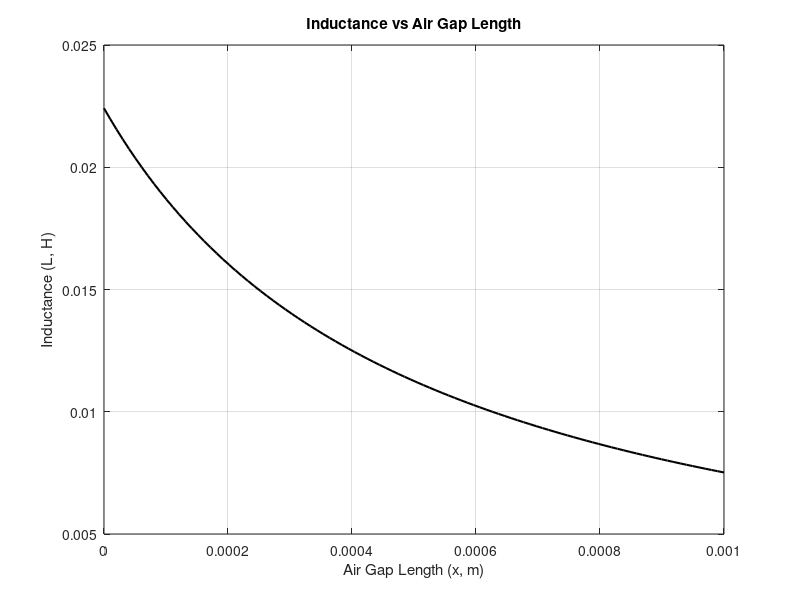
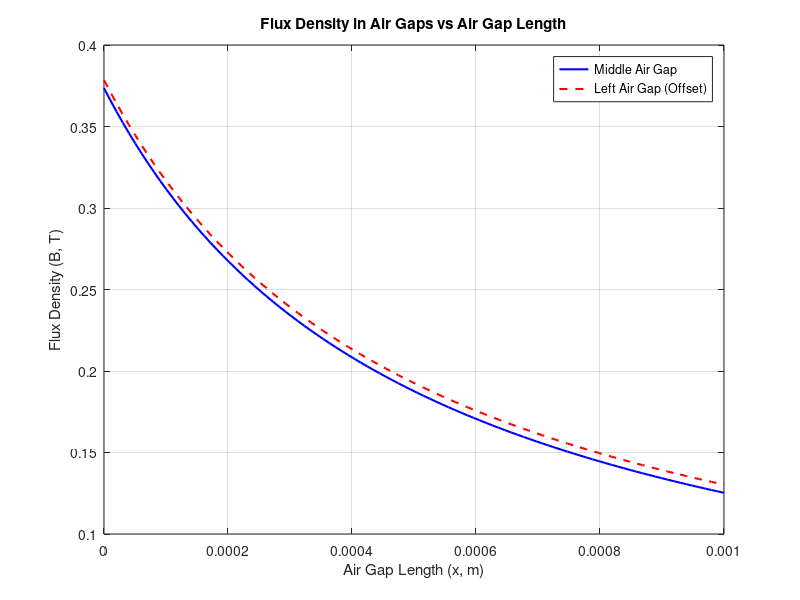

Recreate these plots in MATLAB, in order.
% Constants
mu_0 = 4 * pi * 1e-7; % Permeability of free space (H/m)
mu_r = 15000; % Relative permeability of the core (High-Quality Material)
A_outer = 1e-4; % Cross-sectional area of the outer legs (m^2)
A_middle = 2e-4; % Cross-sectional area of the middle leg (m^2)
F = 300; % Magnetomotive force (Ampere-Turns)

% Generate 100 datapoints for x in meters
x_m = linspace(0, 0.001, 100); % x from 0 to 0.001 m (SI units)

% Preallocate arrays
L = zeros(size(x_m)); % Inductance
B_left = zeros(size(x_m)); % Flux density in left air gap
B_middle = zeros(size(x_m)); % Flux density in middle air gap

% Loop through all x values
for i = 1:length(x_m)
    % Air gap lengths in meters
    g_left = x_m(i); % Left and right gap lengths in meters
    g_middle = x_m(i) + 0.001; % Middle gap length in meters

    % Reluctances
    l_left_core = 0.1 - x_m(i); % Left core length in meters
    R_left_core = l_left_core / (mu_0 * mu_r * A_outer); % Core reluctance
    R_left_gap = g_left / (mu_0 * A_outer); % Left gap reluctance
    R_left = R_left_core + R_left_gap; % Total reluctance of left branch

    l_middle_core = 0.04 - g_middle; % Middle core length in meters
    R_middle_core = l_middle_core / (mu_0 * mu_r * A_middle); % Core reluctance
    R_middle_gap = g_middle / (mu_0 * A_middle); % Middle gap reluctance
    R_middle = R_middle_core + R_middle_gap; % Total reluctance of middle branch

    % Parallel reluctance of left and right branches
    R_left_right = R_left / 2;

    % Total reluctance of the circuit
    R_total = R_middle + R_left_right;

    % Inductance
    L(i) = 300^2 / R_total;

    % Flux calculations
    Phi_middle = F / R_total; % Flux in the middle branch
    Phi_left = Phi_middle / 2; % Flux in the left branch

    % Flux densities
    B_left(i) = Phi_left / A_outer; % Flux density in the left air gap
    B_middle(i) = Phi_middle / A_middle; % Flux density in the middle air gap
end

% Plot Inductance
figure;
plot(x_m, L, '-k', 'LineWidth', 1.5);
xlabel('Air Gap Length (x, m)');
ylabel('Inductance (L, H)');
title('Inductance vs Air Gap Length');
grid on;

% Plot Flux Densities with Offset
figure;
plot(x_m, B_middle, '-b', 'LineWidth', 1.5, 'DisplayName', 'Middle Air Gap'); % Middle air gap
hold on;
plot(x_m, B_left + 0.005, '--r', 'LineWidth', 1.5, 'DisplayName', 'Left Air Gap (Offset)'); % Left air gap with offset
xlabel('Air Gap Length (x, m)');
ylabel('Flux Density (B, T)');
title('Flux Density in Air Gaps vs Air Gap Length');
legend('Location', 'best');
grid on;
hold off;
